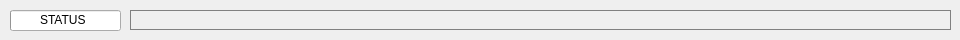
     <widget class="QWidget" name="widget" native="true">
      <property name="sizePolicy">
       <sizepolicy hsizetype="Expanding" vsizetype="Fixed">
        <horstretch>0</horstretch>
        <verstretch>0</verstretch>
       </sizepolicy>
      </property>
      <property name="minimumSize">
       <size>
        <width>0</width>
        <height>40</height>
       </size>
      </property>
      <widget class="QLabel" name="statusLabel">
       <property name="geometry">
        <rect>
         <x>130</x>
         <y>10</y>
         <width>821</width>
         <height>20</height>
        </rect>
       </property>
       <property name="styleSheet">
        <string notr="true">border: 1px solid grey</string>
       </property>
       <property name="lineWidth">
        <number>2</number>
       </property>
       <property name="text">
        <string/>
       </property>
      </widget>
      <widget class="QLabel" name="label_10">
       <property name="geometry">
        <rect>
         <x>40</x>
         <y>10</y>
         <width>51</width>
         <height>20</height>
        </rect>
       </property>
       <property name="text">
        <string>STATUS</string>
       </property>
      </widget>
      <widget class="QProgressBar" name="progressBar">
       <property name="geometry">
        <rect>
         <x>10</x>
         <y>10</y>
         <width>111</width>
         <height>21</height>
        </rect>
       </property>
       <property name="value">
        <number>0</number>
       </property>
       <property name="format">
        <string/>
       </property>
      </widget>
      <zorder>progressBar</zorder>
      <zorder>statusLabel</zorder>
      <zorder>label_10</zorder>
     </widget>
